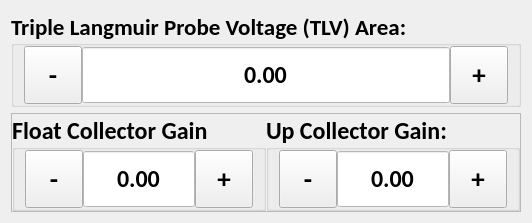
          <widget class="QWidget" name="triple_lang_v_probe_2">
           <layout class="QVBoxLayout" name="verticalLayout_26">
            <item>
             <widget class="QGroupBox" name="tlv_area_gb">
              <property name="minimumSize">
               <size>
                <width>394</width>
                <height>92</height>
               </size>
              </property>
              <property name="maximumSize">
               <size>
                <width>16777215</width>
                <height>1000</height>
               </size>
              </property>
              <property name="font">
               <font>
                <family>Calibri</family>
                <pointsize>17</pointsize>
                <weight>75</weight>
                <bold>true</bold>
               </font>
              </property>
              <property name="styleSheet">
               <string notr="true"/>
              </property>
              <property name="title">
               <string>Triple Langmuir Probe Voltage (TLV) Area:</string>
              </property>
              <property name="alignment">
               <set>Qt::AlignLeading|Qt::AlignLeft|Qt::AlignVCenter</set>
              </property>
              <layout class="QHBoxLayout" name="horizontalLayout_39">
               <property name="spacing">
                <number>0</number>
               </property>
               <property name="leftMargin">
                <number>10</number>
               </property>
               <property name="topMargin">
                <number>0</number>
               </property>
               <property name="rightMargin">
                <number>10</number>
               </property>
               <property name="bottomMargin">
                <number>0</number>
               </property>
               <item alignment="Qt::AlignTop">
                <widget class="QToolButton" name="tlv_area_minus">
                 <property name="minimumSize">
                  <size>
                   <width>58</width>
                   <height>58</height>
                  </size>
                 </property>
                 <property name="maximumSize">
                  <size>
                   <width>58</width>
                   <height>58</height>
                  </size>
                 </property>
                 <property name="font">
                  <font>
                   <pointsize>20</pointsize>
                   <weight>75</weight>
                   <bold>true</bold>
                  </font>
                 </property>
                 <property name="text">
                  <string>-</string>
                 </property>
                </widget>
               </item>
               <item alignment="Qt::AlignTop">
                <widget class="QDoubleSpinBox" name="tlv_area_input">
                 <property name="minimumSize">
                  <size>
                   <width>0</width>
                   <height>58</height>
                  </size>
                 </property>
                 <property name="maximumSize">
                  <size>
                   <width>1000</width>
                   <height>58</height>
                  </size>
                 </property>
                 <property name="font">
                  <font>
                   <family>Calibri</family>
                   <pointsize>18</pointsize>
                  </font>
                 </property>
                 <property name="focusPolicy">
                  <enum>Qt::NoFocus</enum>
                 </property>
                 <property name="layoutDirection">
                  <enum>Qt::LeftToRight</enum>
                 </property>
                 <property name="styleSheet">
                  <string notr="true">QDoubleSpinBox {
	background-color: #FFFFFF;
}</string>
                 </property>
                 <property name="alignment">
                  <set>Qt::AlignCenter</set>
                 </property>
                 <property name="readOnly">
                  <bool>true</bool>
                 </property>
                 <property name="buttonSymbols">
                  <enum>QAbstractSpinBox::NoButtons</enum>
                 </property>
                 <property name="correctionMode">
                  <enum>QAbstractSpinBox::CorrectToPreviousValue</enum>
                 </property>
                 <property name="showGroupSeparator" stdset="0">
                  <bool>false</bool>
                 </property>
                 <property name="decimals">
                  <number>2</number>
                 </property>
                 <property name="minimum">
                  <double>-10000.000000000000000</double>
                 </property>
                 <property name="maximum">
                  <double>10000.000000000000000</double>
                 </property>
                 <property name="singleStep">
                  <double>1.000000000000000</double>
                 </property>
                </widget>
               </item>
               <item alignment="Qt::AlignTop">
                <widget class="QToolButton" name="tlv_area_plus">
                 <property name="minimumSize">
                  <size>
                   <width>58</width>
                   <height>58</height>
                  </size>
                 </property>
                 <property name="maximumSize">
                  <size>
                   <width>16777215</width>
                   <height>58</height>
                  </size>
                 </property>
                 <property name="font">
                  <font>
                   <pointsize>20</pointsize>
                   <weight>75</weight>
                   <bold>true</bold>
                  </font>
                 </property>
                 <property name="focusPolicy">
                  <enum>Qt::NoFocus</enum>
                 </property>
                 <property name="text">
                  <string>+</string>
                 </property>
                </widget>
               </item>
              </layout>
             </widget>
            </item>
            <item>
             <widget class="QFrame" name="frame_2">
              <property name="frameShape">
               <enum>QFrame::StyledPanel</enum>
              </property>
              <property name="frameShadow">
               <enum>QFrame::Raised</enum>
              </property>
              <layout class="QHBoxLayout" name="horizontalLayout_4">
               <property name="spacing">
                <number>0</number>
               </property>
               <property name="leftMargin">
                <number>0</number>
               </property>
               <property name="topMargin">
                <number>0</number>
               </property>
               <property name="rightMargin">
                <number>0</number>
               </property>
               <property name="bottomMargin">
                <number>0</number>
               </property>
               <item>
                <widget class="QGroupBox" name="tlp_v_float_collect_gain_gb">
                 <property name="font">
                  <font>
                   <family>Calibri</family>
                   <pointsize>18</pointsize>
                   <weight>75</weight>
                   <bold>true</bold>
                  </font>
                 </property>
                 <property name="styleSheet">
                  <string notr="true"/>
                 </property>
                 <property name="title">
                  <string>Float Collector Gain</string>
                 </property>
                 <property name="alignment">
                  <set>Qt::AlignLeading|Qt::AlignLeft|Qt::AlignVCenter</set>
                 </property>
                 <layout class="QHBoxLayout" name="horizontalLayout_53">
                  <property name="spacing">
                   <number>0</number>
                  </property>
                  <property name="leftMargin">
                   <number>10</number>
                  </property>
                  <property name="topMargin">
                   <number>0</number>
                  </property>
                  <property name="rightMargin">
                   <number>10</number>
                  </property>
                  <property name="bottomMargin">
                   <number>0</number>
                  </property>
                  <item>
                   <widget class="QToolButton" name="tlp_v_float_collect_gain_minus">
                    <property name="minimumSize">
                     <size>
                      <width>58</width>
                      <height>58</height>
                     </size>
                    </property>
                    <property name="maximumSize">
                     <size>
                      <width>58</width>
                      <height>58</height>
                     </size>
                    </property>
                    <property name="font">
                     <font>
                      <pointsize>20</pointsize>
                      <weight>75</weight>
                      <bold>true</bold>
                     </font>
                    </property>
                    <property name="text">
                     <string>-</string>
                    </property>
                   </widget>
                  </item>
                  <item>
                   <widget class="QDoubleSpinBox" name="tlp_v_float_collect_gain_input">
                    <property name="minimumSize">
                     <size>
                      <width>0</width>
                      <height>58</height>
                     </size>
                    </property>
                    <property name="maximumSize">
                     <size>
                      <width>1000</width>
                      <height>58</height>
                     </size>
                    </property>
                    <property name="font">
                     <font>
                      <family>Calibri</family>
                      <pointsize>18</pointsize>
                     </font>
                    </property>
                    <property name="focusPolicy">
                     <enum>Qt::NoFocus</enum>
                    </property>
                    <property name="layoutDirection">
                     <enum>Qt::LeftToRight</enum>
                    </property>
                    <property name="styleSheet">
                     <string notr="true">QDoubleSpinBox {
	background-color: #FFFFFF;
}</string>
                    </property>
                    <property name="alignment">
                     <set>Qt::AlignCenter</set>
                    </property>
                    <property name="readOnly">
                     <bool>true</bool>
                    </property>
                    <property name="buttonSymbols">
                     <enum>QAbstractSpinBox::NoButtons</enum>
                    </property>
                    <property name="correctionMode">
                     <enum>QAbstractSpinBox::CorrectToPreviousValue</enum>
                    </property>
                    <property name="showGroupSeparator" stdset="0">
                     <bool>false</bool>
                    </property>
                    <property name="decimals">
                     <number>2</number>
                    </property>
                    <property name="minimum">
                     <double>-10000.000000000000000</double>
                    </property>
                    <property name="maximum">
                     <double>10000.000000000000000</double>
                    </property>
                   </widget>
                  </item>
                  <item>
                   <widget class="QToolButton" name="tlp_v_float_collect_gain_plus">
                    <property name="minimumSize">
                     <size>
                      <width>58</width>
                      <height>58</height>
                     </size>
                    </property>
                    <property name="maximumSize">
                     <size>
                      <width>16777215</width>
                      <height>58</height>
                     </size>
                    </property>
                    <property name="font">
                     <font>
                      <pointsize>20</pointsize>
                      <weight>75</weight>
                      <bold>true</bold>
                     </font>
                    </property>
                    <property name="focusPolicy">
                     <enum>Qt::NoFocus</enum>
                    </property>
                    <property name="text">
                     <string>+</string>
                    </property>
                   </widget>
                  </item>
                 </layout>
                </widget>
               </item>
               <item>
                <widget class="QGroupBox" name="tlv_up_collector_gain_gb">
                 <property name="font">
                  <font>
                   <family>Calibri</family>
                   <pointsize>18</pointsize>
                   <weight>75</weight>
                   <bold>true</bold>
                  </font>
                 </property>
                 <property name="styleSheet">
                  <string notr="true"/>
                 </property>
                 <property name="title">
                  <string>Up Collector Gain:</string>
                 </property>
                 <property name="alignment">
                  <set>Qt::AlignLeading|Qt::AlignLeft|Qt::AlignVCenter</set>
                 </property>
                 <layout class="QHBoxLayout" name="horizontalLayout_57">
                  <property name="spacing">
                   <number>0</number>
                  </property>
                  <property name="leftMargin">
                   <number>10</number>
                  </property>
                  <property name="topMargin">
                   <number>0</number>
                  </property>
                  <property name="rightMargin">
                   <number>10</number>
                  </property>
                  <property name="bottomMargin">
                   <number>0</number>
                  </property>
                  <item>
                   <widget class="QToolButton" name="tlv_up_collector_gain_minus">
                    <property name="minimumSize">
                     <size>
                      <width>58</width>
                      <height>58</height>
                     </size>
                    </property>
                    <property name="maximumSize">
                     <size>
                      <width>58</width>
                      <height>58</height>
                     </size>
                    </property>
                    <property name="font">
                     <font>
                      <pointsize>20</pointsize>
                      <weight>75</weight>
                      <bold>true</bold>
                     </font>
                    </property>
                    <property name="text">
                     <string>-</string>
                    </property>
                   </widget>
                  </item>
                  <item>
                   <widget class="QDoubleSpinBox" name="tlv_up_collector_gain_input">
                    <property name="minimumSize">
                     <size>
                      <width>0</width>
                      <height>58</height>
                     </size>
                    </property>
                    <property name="maximumSize">
                     <size>
                      <width>1000</width>
                      <height>58</height>
                     </size>
                    </property>
                    <property name="font">
                     <font>
                      <family>Calibri</family>
                      <pointsize>18</pointsize>
                     </font>
                    </property>
                    <property name="focusPolicy">
                     <enum>Qt::NoFocus</enum>
                    </property>
                    <property name="layoutDirection">
                     <enum>Qt::LeftToRight</enum>
                    </property>
                    <property name="styleSheet">
                     <string notr="true">QDoubleSpinBox {
	background-color: #FFFFFF;
}</string>
                    </property>
                    <property name="alignment">
                     <set>Qt::AlignCenter</set>
                    </property>
                    <property name="readOnly">
                     <bool>true</bool>
                    </property>
                    <property name="buttonSymbols">
                     <enum>QAbstractSpinBox::NoButtons</enum>
                    </property>
                    <property name="correctionMode">
                     <enum>QAbstractSpinBox::CorrectToPreviousValue</enum>
                    </property>
                    <property name="showGroupSeparator" stdset="0">
                     <bool>false</bool>
                    </property>
                    <property name="decimals">
                     <number>2</number>
                    </property>
                    <property name="minimum">
                     <double>-10000.000000000000000</double>
                    </property>
                    <property name="maximum">
                     <double>10000.000000000000000</double>
                    </property>
                   </widget>
                  </item>
                  <item>
                   <widget class="QToolButton" name="tlv_up_collector_gain_plus">
                    <property name="minimumSize">
                     <size>
                      <width>58</width>
                      <height>58</height>
                     </size>
                    </property>
                    <property name="maximumSize">
                     <size>
                      <width>16777215</width>
                      <height>58</height>
                     </size>
                    </property>
                    <property name="font">
                     <font>
                      <pointsize>20</pointsize>
                      <weight>75</weight>
                      <bold>true</bold>
                     </font>
                    </property>
                    <property name="focusPolicy">
                     <enum>Qt::NoFocus</enum>
                    </property>
                    <property name="text">
                     <string>+</string>
                    </property>
                   </widget>
                  </item>
                 </layout>
                </widget>
               </item>
              </layout>
             </widget>
            </item>
           </layout>
          </widget>
